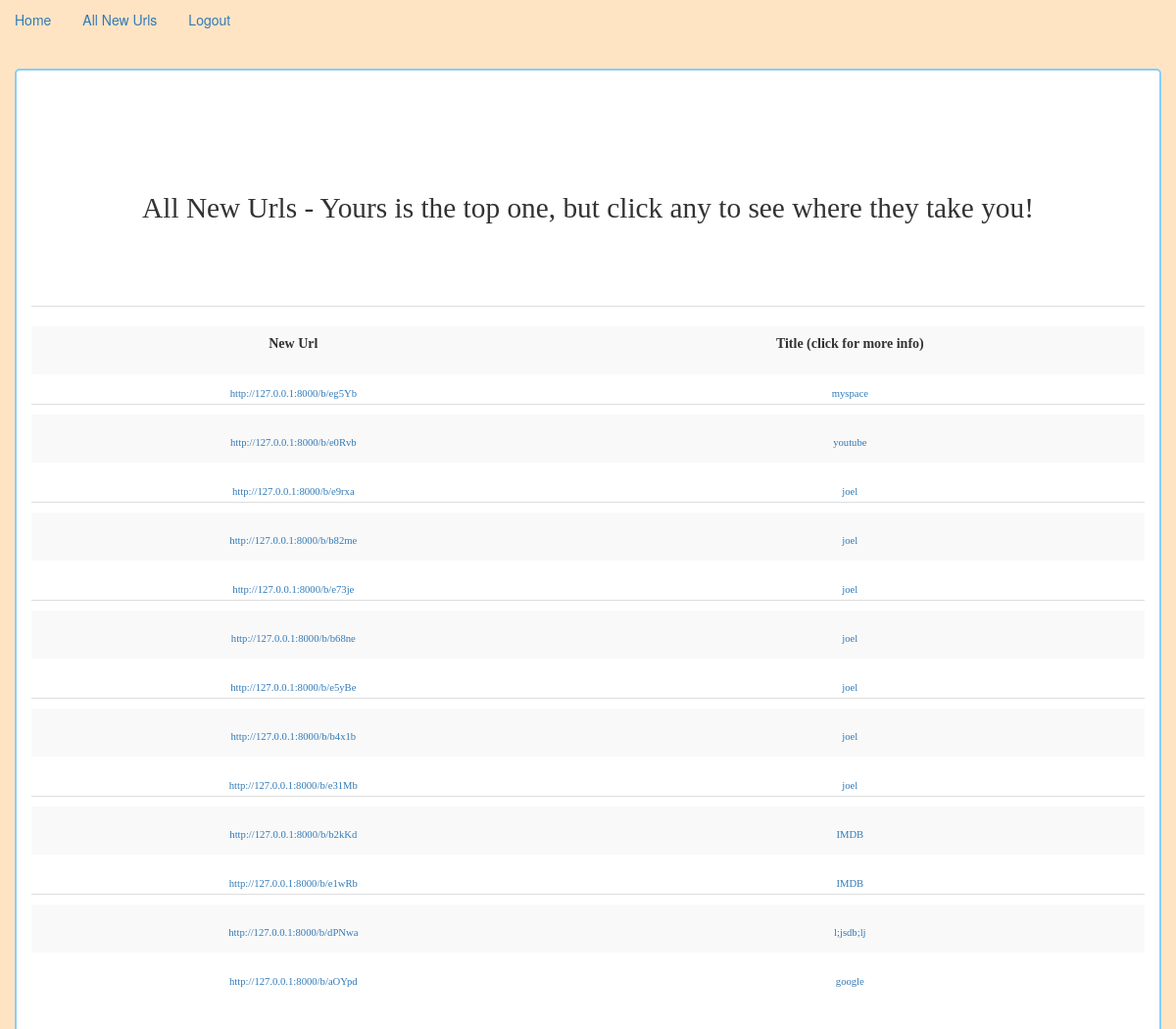
Page /list/ (signed in) on the earlier database version.
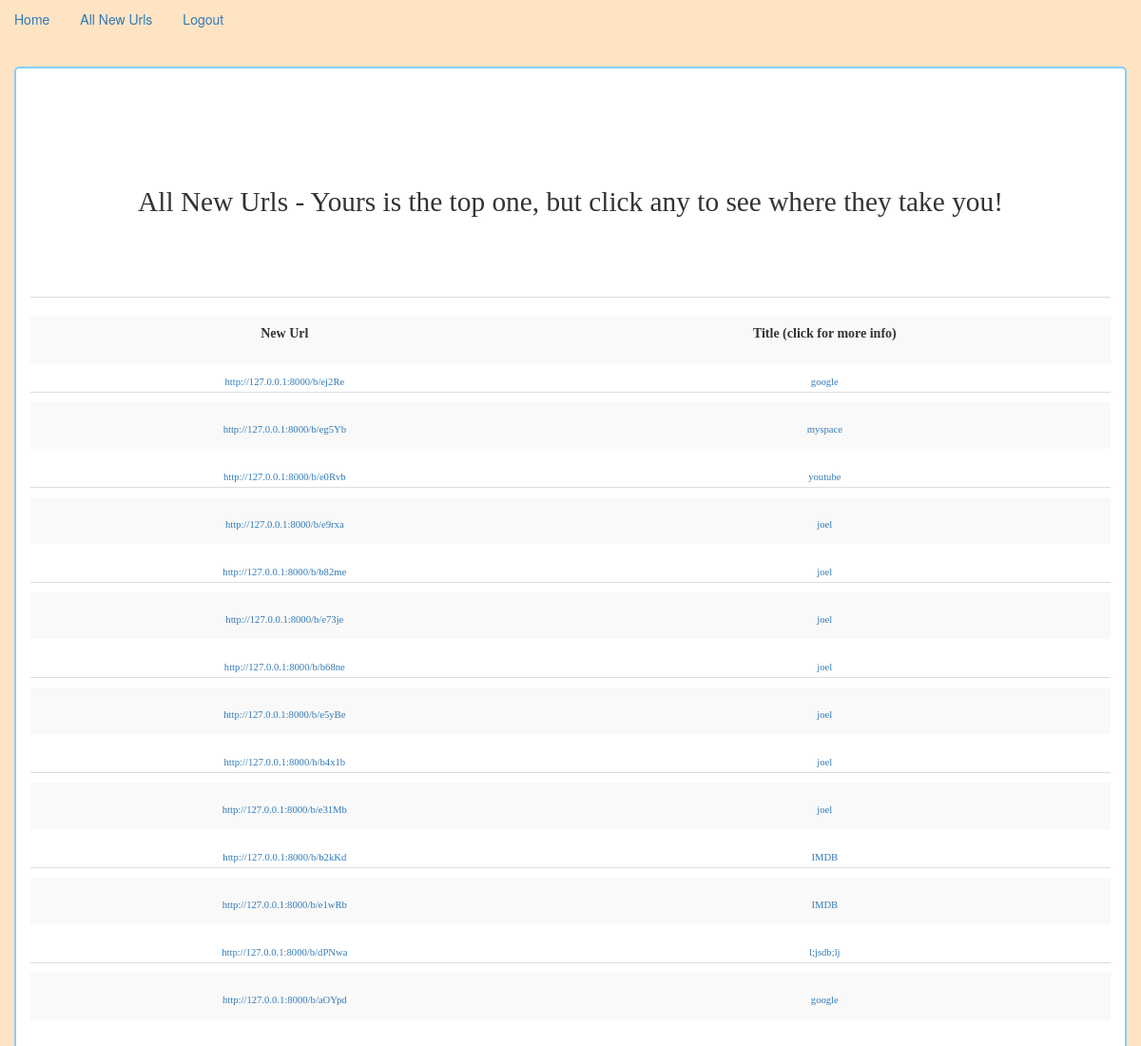
Same page on the later database version.
### url_app/models.py (models this page shows, shortened)
class Bookmark(models.Model):
    original_url = models.URLField()
    title = models.CharField(max_length=30)
    description = models.CharField(max_length=100)
    shortened_url = models.CharField(max_length=100)
    timestamp = models.DateTimeField(auto_now_add=True)
    user = models.ForeignKey(User)
    class Meta:
        ordering = ['-timestamp']

### url_app/views.py (the view)
# urls.py: url(r'^list/', BookmarkListView.as_view(), name="bookmark_list_view"),
class BookmarkListView(ListView):
    model = Bookmark
    def get_queryset(self):
        return Bookmark.objects.filter(user=self.request.user)

### templates/url_app/bookmark_list.html (shortened to what this page needs)
{% extends 'base.html' %}
{% block content %}
    <br><br>
<h5 class="list-title">All New Urls - Yours is the top one, but click any to see where they take you!</h5>
    <br><br>
<table class="table table-striped">
<th>New Url</th><th>Title (click for more info)</th>
{% for url in object_list %}
    <tr>
        <td><a href="{% url 'redirect' url.shortened_url %}">http://127.0.0.1:8000/b/{{ url.shortened_url }}</a></td>
        <td><a href="{% url 'detail_view' url.id %}">{{ url.title }}</a> </td>
    </tr>
{% endfor %}
</table>
{% endblock %}

Differences in the rows shown:
added Bookmark: shortened_url "ej2Re", title "google"
